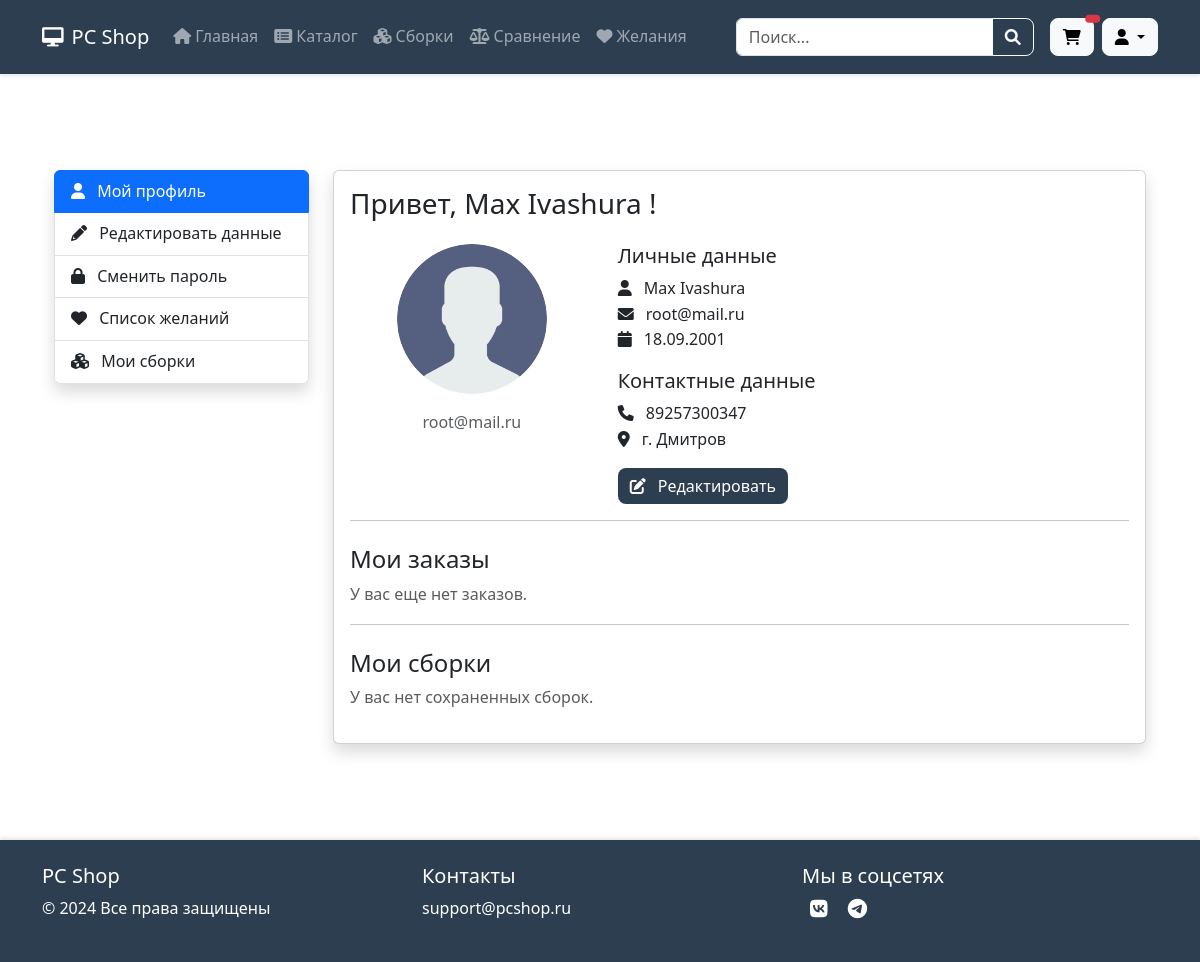
Before: /profile/ (signed in) with the older database file.
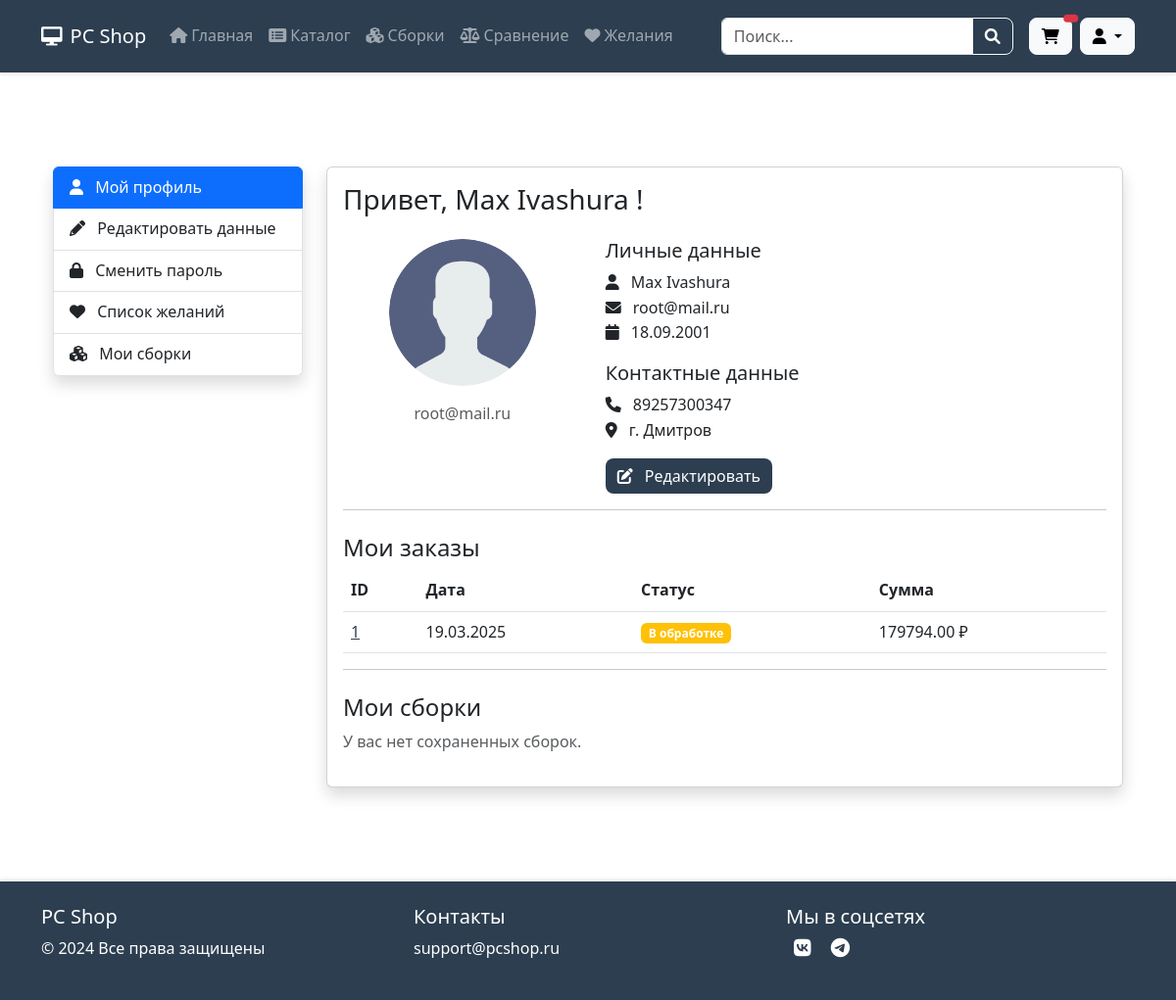
After: the same page with the newer database file.
### orders/models.py (models this page shows, shortened)
class Order(models.Model):
    STATUS_CHOICES = [
        ('processing', 'В обработке'),
        ('shipped', 'Отправлен'),
        ('delivered', 'Доставлен'),
        ('canceled', 'Отменен'),
    ]
    user = models.ForeignKey(
        settings.AUTH_USER_MODEL,
        on_delete=models.SET_NULL,
        null=True
    )
    first_name = models.CharField("Имя", max_length=50)
    last_name = models.CharField("Фамилия", max_length=50)
    email = models.EmailField("Email")
    address = models.CharField("Адрес", max_length=250)
    created_at = models.DateTimeField(auto_now_add=True)
    updated_at = models.DateTimeField(auto_now=True)
    status = models.CharField(
        max_length=20,
        choices=STATUS_CHOICES,
        default='processing'
    )
    paid = models.BooleanField(default=False)
    class Meta:
        ordering = ('-created_at',)
        verbose_name = 'Заказ'
        verbose_name_plural = 'Заказы'
    def get_total_cost(self):
        return sum(item.get_cost() for item in self.items.all())

class OrderItem(models.Model):
    order = models.ForeignKey(
        Order,
        on_delete=models.CASCADE,
        related_name='items'
    )
    product = models.ForeignKey(Product, on_delete=models.CASCADE)
    price = models.DecimalField(max_digits=10, decimal_places=2)
    quantity = models.PositiveIntegerField(default=1)
    def get_cost(self):
        return self.price * self.quantity

### user_profile/views.py (the view)
# urls.py: path('profile/', include('user_profile.urls')),
@login_required
def profile(request):
    user = request.user
    orders = user.order_set.all()
    builds = user.builds.all()  # Если сборки привязаны к пользователю
    reviews = Review.objects.filter(user=user)
    context = {
        'orders': orders,
        'builds': builds,
        'reviews': reviews,
    }
    return render(request, 'user_profile/profile.html', context)

### user_profile/templates/user_profile/profile.html (shortened to what the changed rows need)
{% extends 'base.html' %}
{% load static %}
{% block content %}
<div class="container my-5">
    <div class="row">
        <div class="col-lg-9">
            <div class="card shadow">
                <div class="card-body">
                    <h3 class="card-title mb-4">
                        Привет,
                        {% if user.first_name or user.last_name %}
                        {{ user.first_name|default:"" }} {{ user.last_name|default:"" }}
                        {% else %}
                        {{ user.username }}
                        {% endif %}
                        !
                    </h3>
                    <div class="row">
                        <div class="col-md-4 text-center">
                        </div>
                        <div class="col-md-8">
                        </div>
                    </div>
                    <hr>
                    <h4 class="mt-4">Мои заказы</h4>
                    {% if orders %}
                    <table class="table table-hover">
                        <thead>
                        <tr>
                            <th>ID</th>
                            <th>Дата</th>
                            <th>Статус</th>
                            <th>Сумма</th>
                        </tr>
                        </thead>
                        <tbody>
                        {% for order in orders %}
                        <tr>
                            <td><a href="#">{{ order.id }}</a></td>
                            <td>{{ order.created_at|date:"d.m.Y" }}</td>
                            <td>
                                        <span class="badge
                                            {% if order.status == 'processing' %}bg-warning
                                            {% elif order.status == 'shipped' %}bg-info
                                            {% elif order.status == 'delivered' %}bg-success
                                            {% else %}bg-danger{% endif %}">
                                            {{ order.get_status_display }}
                                        </span>
                            </td>
                            <td>{{ order.get_total_cost }} ₽</td>
                        </tr>
                        {% endfor %}
                        </tbody>
                    </table>
                    {% else %}
                    <p class="text-muted">У вас еще нет заказов.</p>
                    {% endif %}
                    <hr>
                    <h4 class="mt-4">Мои сборки</h4>
                    {% if builds %}
                    <div class="row">
                        {% for build in builds %}
                        <div class="col-md-4 mb-3">
                            <div class="card h-100">
                                <div class="card-body">
                                    <h5 class="card-title">{{ build.name }}</h5>
                                    <p class="card-text">{{ build.description|truncatewords:10 }}</p>
                                    <a href="{% url 'build_detail' build.id %}" class="btn btn-sm btn-outline-primary">
                                        Подробнее
                                    </a>
                                </div>
                            </div>
                        </div>
                        {% endfor %}
                    </div>
                    {% else %}
                    <p class="text-muted">У вас нет сохраненных сборок.</p>
                    {% endif %}
                </div>
            </div>
        </div>
    </div>
</div>
{% endblock %}

Changed rows visible on the page:
added Order: id "1", created_at "19.03.2025", status "В обработке", get_total_cost "179794.00"
Other visible differences:
text no longer shown: "У вас еще нет заказов."
text now shown: "ID Дата Статус Сумма"
